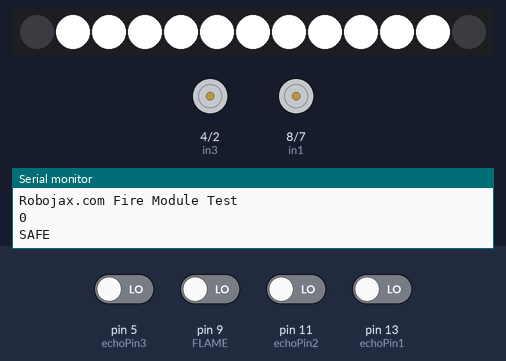
The sketch below on a simulated Arduino Uno, built with avr-gcc and run on an emulated ATmega328P. On the bench: 13 RGB LEDs in strip order, left to right, motor-driver pin pairs drawn as motors (green arrow = first pin HIGH = forward, orange = second pin HIGH = backward, longer = more drive), the last lines printed to the serial monitor. Inputs (shaded band) come from the test bench; at power-on: pin 5 (echoPin3), pin 9 (FLAME), pin 11 (echoPin2), pin 13 (echoPin1) LOW.

Above: at 1.5 s.
1.6 s: pin 9 (FLAME) driven HIGH
At 5.4 s:
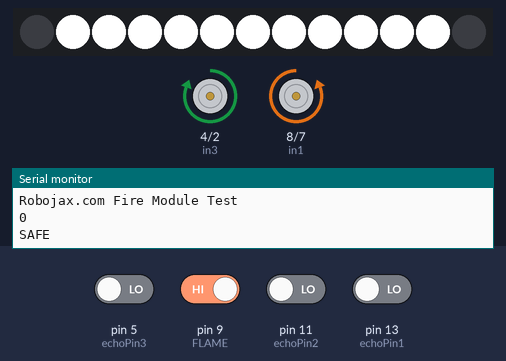
8.5 s: pin 9 (FLAME) driven LOW
At 9.4 s:
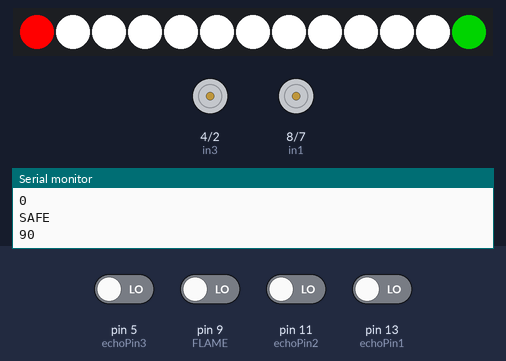
At 15.3 s:
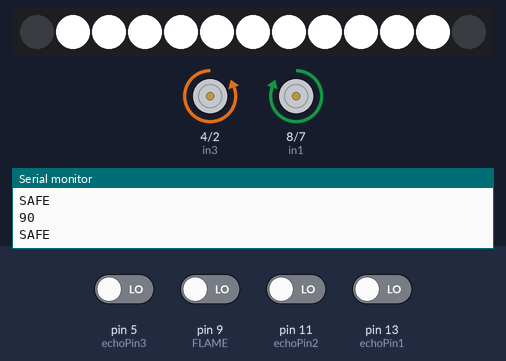
Timing chart, 0 to 36.1 s (numbered marks = the images above; inputs shaded):
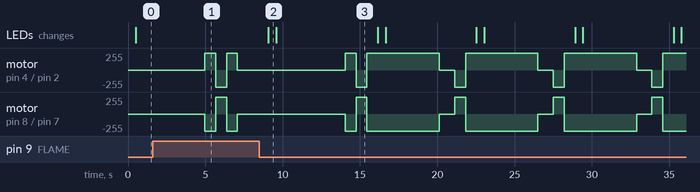

The sketch:

200210_FuD_JR_Code-almost-complid.ino
```cpp
int degree = 0; //gibt an, in welcher Stellung sich das Fahrzeug befindet --> Start ist bei 0
int dist1 = 30;


//------------------------Lampe------------
#include <FastLED.h>
#define NUM_LEDS 13
#define DATA_PIN 3

// Define the array of leds
CRGB leds[NUM_LEDS];


//--------------------Flame-------
#define FLAME 9 // connect DO pin of sensor to this pin

//--------------Motoren-----------------------------------------------------------------------------------------------------

//Motoren
int in1 = 8;            //rechte Seite
int in2 = 7;            //rechte Seite
int in3 = 4;            //linke Seite
int in4 = 2;            //linke Seite

//Drehzahlregulierung
int ENA = 3;            //Drehzahlregelung rechte Seite
int ENB = 9;            //Drehzahlregelung linke Seite
//int SPEED1 = 255;       //Analoge Werte geben die Geschwindigkeit zum geradeaus Fahren vor (0-255)
//int SpeedDrehen = 255;  //Analoge Werte geben die Geschwindigkeit für das Drehen des Fahrzeugs vor (0-255)

int DELAY = 700;
int DELAYdoppelt = 1400;
int DELAYstehen = 1000;
int DELAYultra = 60;

//--------------Ultraschallsensoren----------------------------------------------------------------------------------------

// Ultraschallsensor vorne
int trigPin1 = 12;
int echoPin1 = 13;
long dauer1 = 0;
long frontSensor = 0;

// Ultraschallsensor rechts
int trigPin2 = 10;
int echoPin2 = 11;
long dauer2 = 0;
long rightSensor = 0;

// Ultraschallsensor links
int trigPin3 = 6;
int echoPin3 = 5;
long dauer3 = 0;
long leftSensor = 0;


void setup()
{
  //------------------Lampe--------
  FastLED.addLeds<NEOPIXEL, DATA_PIN>(leds, NUM_LEDS);
  //-------------------Flame---------------
  Serial.begin(9600);
  Serial.println("Robojax.com Fire Module Test");
  pinMode(FLAME, INPUT);//define FLAME input pin
  // Flame sensor code for Robojax.com

  //------------------MOTORSTEUERUNG---------------------------------------------------------------------------------------

  pinMode(in1, OUTPUT); //rechte Seite
  pinMode(in2, OUTPUT); //rechte Seite
  pinMode(in3, OUTPUT); //linke Seite
  pinMode(in4, OUTPUT); //linke Seite

  //------------------Ultraschallsensoren----------------------------------------------------------------------------------

  // Ultraschallsensor 1
  Serial.begin(9600);
  pinMode(trigPin1, OUTPUT);
  pinMode(echoPin1, INPUT);

  // Ultraschallsensor 2
  //Serial.begin(9600);
  pinMode(trigPin2, OUTPUT);
  pinMode(echoPin2, INPUT);

  // Ultraschallsensor 3
  //Serial.begin(9600);
  pinMode(trigPin3, OUTPUT);
  pinMode(echoPin3, INPUT);
}


//-----------------------------Funktionen---------------------------------------------------------------------------------

void UltraschallSensoren (){
  //Vorne
  digitalWrite(trigPin1, LOW);
  delay(5);
  digitalWrite(trigPin1, HIGH);
  delay(10);
  digitalWrite(trigPin1, LOW);
  dauer1 = pulseIn(echoPin1, HIGH);
  frontSensor = (dauer1/2) * 0.03432;
  //Serial.print(frontSensor);
  //Serial.print(" cm");
  delay(DELAYultra);

  //Rechts
  digitalWrite(trigPin2, LOW);
  delay(5);
  digitalWrite(trigPin2, HIGH);
  delay(10);
  digitalWrite(trigPin2, LOW);
  dauer2 = pulseIn(echoPin2, HIGH);
  rightSensor = (dauer2/2) * 0.03432;
  //Serial.print(rightSensor);
  //Serial.print(" cm");
  delay(DELAYultra);

  //Links
  digitalWrite(trigPin3, LOW);
  delay(5);
  digitalWrite(trigPin3, HIGH);
  delay(10);
  digitalWrite(trigPin3, LOW);
  dauer3 = pulseIn(echoPin3, HIGH);
  leftSensor = (dauer3/2) * 0.03432;
  //Serial.print(leftSensor);
  //Serial.print(" cm");
  delay(DELAYultra);
}

void DrehungR90 (){
  //analogWrite(ENA, SpeedDrehen); //speed 0 - 255
  //analogWrite(ENB, SpeedDrehen); //speed 0 - 255
  digitalWrite(in1, LOW);
  digitalWrite(in2, HIGH);
  digitalWrite(in3, HIGH);
  digitalWrite(in4, LOW);
  delay(DELAY);
}

void DrehungL90 (){
  //analogWrite(ENA, SpeedDrehen); //speed 0 - 255
  //analogWrite(ENB, SpeedDrehen); //speed 0 - 255
  digitalWrite(in1, HIGH);
  digitalWrite(in2, LOW);
  digitalWrite(in3, LOW);
  digitalWrite(in4, HIGH);
  delay(DELAY);
}

void DrehungR180 (){
  //analogWrite(ENA, SpeedDrehen); //speed 0 - 255
  //analogWrite(ENB, SpeedDrehen); //speed 0 - 255
  digitalWrite(in1, LOW);
  digitalWrite(in2, HIGH);
  digitalWrite(in3, HIGH);
  digitalWrite(in4, LOW);
  delay(DELAYdoppelt);
}

void DrehungL180 (){
  //analogWrite(ENA, SpeedDrehen); //speed 0 - 255
  //analogWrite(ENB, SpeedDrehen); //speed 0 - 255
  digitalWrite(in1, HIGH);
  digitalWrite(in2, LOW);
  digitalWrite(in3, LOW);
  digitalWrite(in4, HIGH);
  delay(DELAYdoppelt);
}

void Stop (){
  digitalWrite(in1, LOW);
  digitalWrite(in2, LOW);
  digitalWrite(in3, LOW);
  digitalWrite(in4, LOW);
  delay(DELAYstehen);
}

void Vorwaerts (){
  //analogWrite(ENA, SPEED1); //speed 0 - 255
  //analogWrite(ENB, SPEED1); //speed 0 - 255
  digitalWrite(in1, LOW); // Linkeseite
  digitalWrite(in2, HIGH); // Linkeseite
  digitalWrite(in3, LOW); // Rechteseite
  digitalWrite(in4, HIGH); // Rechteseite

}

void FrontLeft (){

  if (degree == 0)
  {
    //Rechtsdrehung

    degree = -90;
    DrehungR90();
  }

  else if (degree == 90)
  {
    //Rechtsdrehung

    degree = 0;
    DrehungR90();
  }

  else if (degree == -90)
  {
    //Rechtsdrehung um 180°

    degree = 90;
    DrehungR180();
  }

  else if (degree == 180)
  {
    //Drehung nach rechts um 180°

    degree = 0;
    DrehungR180();

  }
}


void FrontLeftRight (){

  if (degree == 180)
  {
    //Linksdrehung um 180°

    degree = 0;
    DrehungL180;
  }

  else if (degree == 90)
  {
    //Rechtsdrehung um 180°

    degree = -90;
    DrehungR180;
  }

  else if (degree == -90)
  {
    //Linksdrehung um 180°

    degree  = 90;
    DrehungL180;
  }

  else if (degree == 0)
  {
    //Rechtsdrehung um 180°

    degree = 180;
    DrehungR180;

  }
}


void FrontRight(){

  if (degree == 0)
  {
    //Linksdrehung

    degree = 90;
    DrehungL90();

  }

  else if (degree == 90)
  {
    //Linksdrehung um 180°

    degree = -90;
    DrehungL180();
  }

  else if (degree == -90)
  {
    //Linksdrehung

    degree = 0;
    DrehungL90();
  }

  else if (degree == 180)
  {
    //Linksdrehung um 180°

    degree = 0;
    DrehungL180();

  }
}


void Front(){

  if (degree == 0)
  {
  //Rechtsdrehung

  degree = -90;
  DrehungR90();

  }

  else if (degree == 90)
  {
    //Rechtsdrehung

    degree = 0;
    DrehungR90();

  }

  else if (degree == -90)
  {
    //Linksdrehung

    degree = 0;
    DrehungL90();

  }

  else if (degree == 180)
  {
    //Rechtsdrehung um 180°

    degree = 0;
    DrehungR180;
  }

}
void flame() {
    // Flame sensor code for Robojax.com


  int fire = digitalRead(FLAME);// read FLAME sensor

  if( fire == HIGH)
  {
    Serial.println("!!!FIRE DETECTED!!!");
  }else{
    Serial.println("SAFE");
    // Flame sensor code for Robojax.com

  }

  delay(200);
}
void lampe() {
  // Turn the LED on, then pause
  leds[0]= CRGB::Red;
  leds[1]= CRGB::White;
  leds[2]= CRGB::White;
  leds[3]= CRGB::White;
  leds[4]= CRGB::White;
  leds[5]= CRGB::White;
  leds[6]= CRGB::White;
  leds[7]= CRGB::White;
  leds[8]= CRGB::White;
  leds[9]= CRGB::White;
  leds[10]= CRGB::White;
  leds[11]= CRGB::White;
  leds[12]= CRGB::Green;
  FastLED.show();
  delay(500);
  // Now turn the LED off, then pause
  leds[0]= CRGB::Black;
  leds[12]= CRGB::Black;
  FastLED.show();
  delay(50);
}


void loop(){
  int fire = digitalRead(FLAME);// read FLAME sensor
  if(fire == LOW) {
     Serial.println(degree);


//---------------Lampe-------------------
     lampe();
//------------Flame-----------

     flame();

//-------------------Ultraschallsensoren---------------------------------------------------------------------------------


    UltraschallSensoren();


//---------------------BEGINN DER LOGIK----------------------------------------------------------------------------------


    if (frontSensor <=dist1)
   {
     Stop();


//---------------------Folgender Abschnitt: Wenn frontSensor alleine auslöst---------------------------------------------

     Front();

//-------------------Folgender Abschnitt: Wenn frontSensor && rightSensor auslöst----------------------------------------


     if (rightSensor <= dist1)
     {
       FrontRight();
     }


//-------------------------folgender Abschnitt: Wenn frontSensor && leftSensor-------------------------------------------


     if (leftSensor <= dist1)
     {
       FrontLeft();
     }


//------------------------folgender Abschnitt: Wenn frontSensor && leftSensor && rightSensor-----------------------------


     if (leftSensor <= dist1 && rightSensor <= dist1)
     {
        FrontLeftRight();
      }


//----------------------------Wenn keine Bedingung erfüllt ist, fährt das Fahrzeug nach vorne----------------------------


   }

   else

   Vorwaerts();
 } else
   Stop();

}
```

Measured:
- after the input at 8.5 s, motor on pin 4 (in3) / pin 2 (in4): stopped → forward 255/255 after 5.6 s, then repeats every 6.4 s: backward 255/255 0.70 s, forward 255/255 4.7 s, stopped 1.0 s; motor on pin 8 (in1) / pin 7 (in2): stopped → backward 255/255 after 5.6 s, then repeats every 6.4 s: forward 255/255 0.70 s, backward 255/255 4.7 s, stopped 1.0 s
- what the display in image 2 shows lasts 0.5 s, from 9.1 s to 9.6 s
